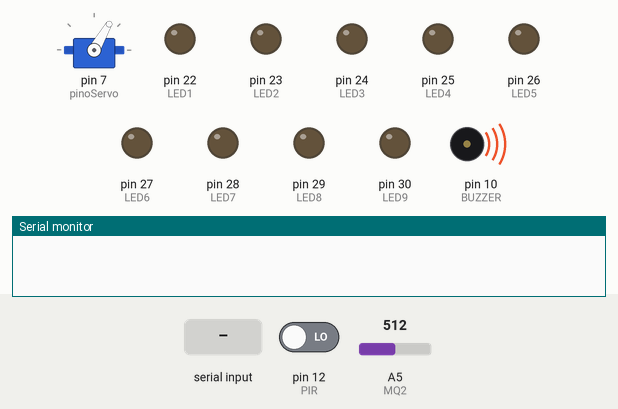
A sketch run on a simulated Arduino Mega 2560, built with avr-gcc and run on an emulated ATmega2560. Shown: servo, output pins drawn as LEDs (lit = HIGH), buzzer (waves = sounding, pin HIGH), the last lines printed to the serial monitor. The test bench sets the inputs (shaded band); at power-on: A5 (MQ2) = 512, pin 12 (PIR) LOW.

Above: at 1.2 s.
1.3 s: "z" received over Serial
At 2.4 s:
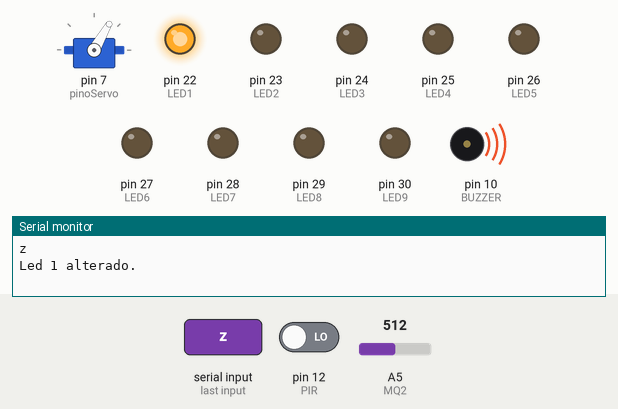
2.8 s: byte 111 ('o') received over Serial
At 4.0 s:
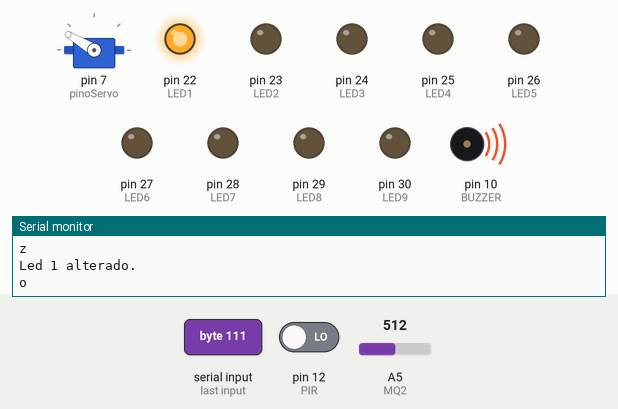
4.3 s: A5 (MQ2) set to 885
6.2 s: A5 (MQ2) set to 914
At 8.2 s:
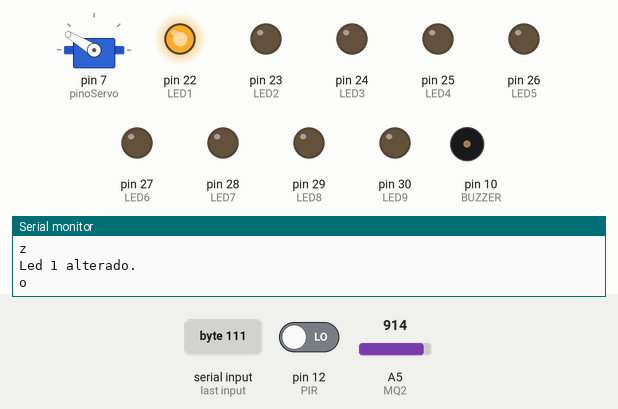
8.5 s: byte 99 ('c') received over Serial
At 9.3 s:
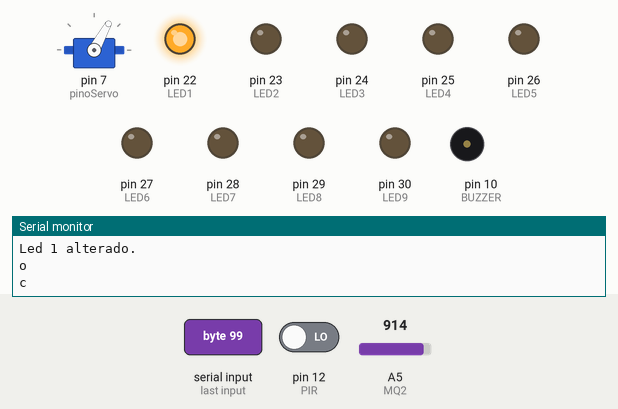
10.0 s: "x" received over Serial
At 11.4 s:
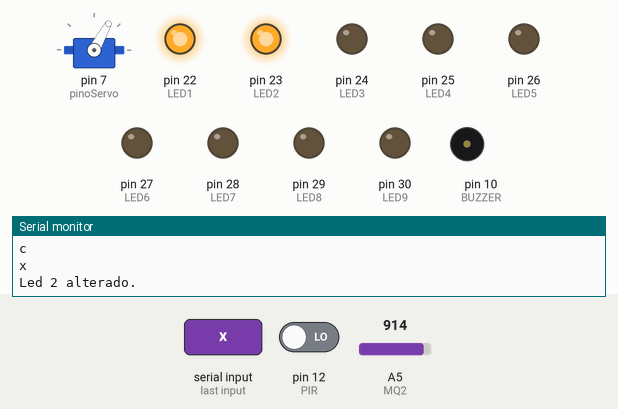
Timing chart, 0 to 12.5 s (numbered marks = the images above; inputs shaded):
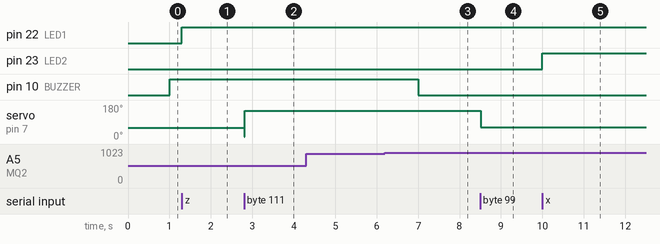

Measured:
- the behaviour switches between 900 and 901 on A5 (MQ2) (found by bisection; images 2 and 3)
- after the input at 1.3 s, pin 22 (LED1): LOW → HIGH at once
- after the input at 2.8 s, servo on pin 7 (pinoServo): 60° → 149° at once
- after the input at 4.3 s, every drawn part: stays the same
- after the input at 6.2 s, pin 10 (BUZZER): HIGH → LOW after 0.81 s
- after the input at 8.5 s, servo on pin 7 (pinoServo): 149° → 61° at once
- after the input at 10.0 s, pin 23 (LED2): LOW → HIGH at once

The sketch:

codigo.ino
```cpp
/*
INSTITUTO FEDERAL DE SANTA CATARINA
Engenharia Eletrônica
Projeto Integrador II
Marcelo Poyer Radetski
*/
//atribuição pinos----------------------------------------------
#define LED1 22
#define LED2 23
#define LED3 24
#define LED4 25
#define LED5 26
#define LED6 27
#define LED7 28
#define LED8 29
#define LED9 30
#define LED10 31
#define PIR 12
#define MQ2 A5
#define BUZZER 10
#define DHTPIN 2
#define DHTTYPE DHT11
#include "DHT.h"
#include <Servo.h>
DHT dht(DHTPIN, DHTTYPE);

//criação de variáveis------------------------------------------

const unsigned long periodo_tarefa_1 = 1000;
unsigned long tempo_tarefa_1 = millis();
const unsigned long periodo_tarefa_2 = 1000;
unsigned long tempo_tarefa_2 = millis();
char DATA;
int PIR_VALUE, THRESHOLD = 900, MQ2_VALUE;
const int pinoServo = 7;
int pos=0;
Servo s;

//inicialização dos pinos/variáveis-----------------------------

void setup() {

  Serial.begin(9600);
  while (!Serial);
  pinMode(LED1, OUTPUT);
  pinMode(LED2, OUTPUT);
  pinMode(LED3, OUTPUT);
  pinMode(LED4, OUTPUT);
  pinMode(LED5, OUTPUT);
  pinMode(LED6, OUTPUT);
  pinMode(LED7, OUTPUT);
  pinMode(LED8, OUTPUT);
  pinMode(LED9, OUTPUT);
  pinMode(PIR, INPUT);
  pinMode(BUZZER, OUTPUT);
  pinMode(MQ2, INPUT);
  dht.begin();
  s.attach(pinoServo);
  s.write(60);
}

//controle do sistema pelo teclado------------------------------

void serial() {
  if (Serial.available() > 0) {
    DATA = Serial.read();
    Serial.println(DATA);
    switch (DATA) {
      case 'z':
        digitalWrite(LED1, !digitalRead(LED1));
        Serial.print("Led 1 alterado.\n");
        break;
      case 'x':
        digitalWrite(LED2, !digitalRead(LED2));
        Serial.print("Led 2 alterado.\n");
        break;
      case 'd':
        digitalWrite(LED3, !digitalRead(LED3));
        Serial.print("Led 3 alterado.\n");
        break;
      case 'v':
        digitalWrite(LED4, !digitalRead(LED4));
        Serial.print("Led 4 alterado.\n");
        break;
      case 'b':
        digitalWrite(LED5, !digitalRead(LED5));
        Serial.print("Led 5 alterado.\n");
        break;
      case 'n':
        digitalWrite(LED6, !digitalRead(LED6));
        Serial.print("Led 6 alterado.\n");
        break;
      case 'm':
        digitalWrite(LED7, !digitalRead(LED7));
        Serial.print("Led 7 alterado.\n");
        break;
      case 'a':
        digitalWrite(LED8, !digitalRead(LED8));
        Serial.print("Led 8 alterado.\n");
        break;
      case 's':
        digitalWrite(LED9, !digitalRead(LED9));
        Serial.print("Led 9 alterado.\n");
        break;
      case 'q':
        int MQ2_VALUE = analogRead(MQ2);
        Serial.print("Pin A5: ");
        Serial.println(MQ2_VALUE);
        break;
    }
    if (DATA == 'e') {
        float t = dht.readTemperature();
        Serial.print("Temperatura: ");
        Serial.print(t);
        Serial.println(" *C");
    }
    if (DATA == 'w') {
        float h = dht.readHumidity();
        Serial.print("Umidade: ");
        Serial.print(h);
    }
    if (DATA == 'o'){
      for(pos == 60 ; pos < 150; pos++){
        s.write(pos);
      }
    }
    if (DATA == 'c'){
      for(pos == 150; pos > 60; pos--){
        s.write(pos);
      }
    }
  }
}

//função do sensor de movimento---------------------------------

void pir(unsigned long tempo_atual) {

  if (tempo_atual - tempo_tarefa_1 > periodo_tarefa_1) {

    tempo_tarefa_1 = tempo_atual;
    PIR_VALUE = digitalRead(PIR);
    if (PIR_VALUE == HIGH) {
      digitalWrite(LED10, HIGH);
    }
    else {
      digitalWrite(LED10, LOW);
    }
  }
}

//função do sensor de gás---------------------------------------

void mq2(unsigned long tempo_atual) {

  if (tempo_atual - tempo_tarefa_2 > periodo_tarefa_2) {

    tempo_tarefa_2 = tempo_atual;
    int MQ2_VALUE = analogRead(MQ2);

    if (MQ2_VALUE > THRESHOLD)
      digitalWrite(BUZZER, LOW);
    else
      digitalWrite(BUZZER, HIGH);
  }
}

//função loop---------------------------------------------------

void loop() {
  unsigned long meu_tempo_atual = millis();

  serial();
  pir(meu_tempo_atual);
  mq2(meu_tempo_atual);
}
```
